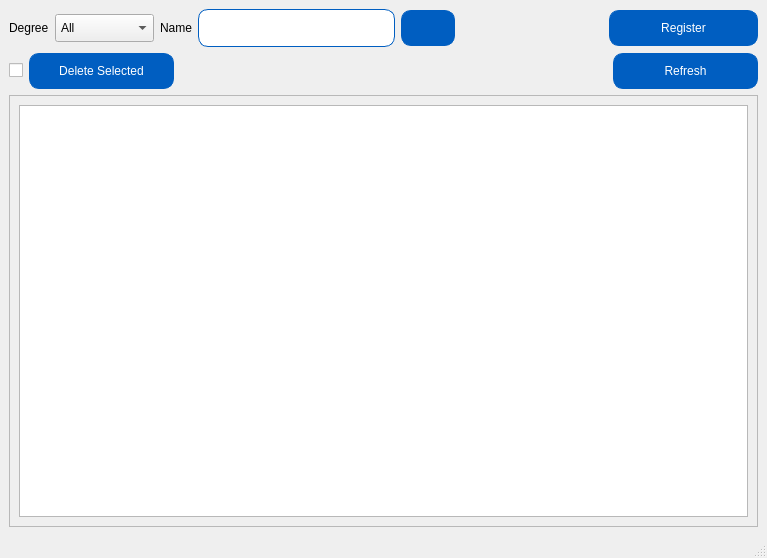
<?xml version="1.0" encoding="UTF-8"?>
<ui version="4.0">
 <class>StudentManager</class>
 <widget class="QMainWindow" name="StudentManager">
  <property name="geometry">
   <rect>
    <x>0</x>
    <y>0</y>
    <width>767</width>
    <height>558</height>
   </rect>
  </property>
  <property name="windowTitle">
   <string>MainWindow</string>
  </property>
  <property name="styleSheet">
   <string notr="true">#StudentManager {
	font: 12pt &quot;Noto Sans&quot;;
}

#search_button, #register_button, #delete_selected_button, #refresh_button, QLineEdit{
	border: 1px solid  rgb(0, 94, 193);
	border-radius: 10px;
	padding: 10px;
}
#degree_combo_box {
	padding: 5px;
}

#search_button, #register_button, #delete_selected_button, #refresh_button {
	background-color: rgb(0, 94, 193);
	color: rgb(255, 255, 255);
}

#search_button::hover, #register_button::hover, #refresh_button::hover {
	background-color: #0066cc;
}

#delete_selected_button::hover {
	background-color: red;
	border: 1px solid  red;
}
</string>
  </property>
  <widget class="QWidget" name="centralwidget">
   <layout class="QGridLayout" name="gridLayout_2">
    <item row="0" column="0">
     <layout class="QHBoxLayout" name="horizontalLayout_2" stretch="3,1,1">
      <item>
       <layout class="QHBoxLayout" name="horizontalLayout" stretch="0,1,0,2,0">
        <item>
         <widget class="QLabel" name="label">
          <property name="text">
           <string>Degree</string>
          </property>
         </widget>
        </item>
        <item>
         <widget class="QComboBox" name="degree_combo_box">
          <item>
           <property name="text">
            <string>All</string>
           </property>
          </item>
          <item>
           <property name="text">
            <string>Bachelor</string>
           </property>
          </item>
          <item>
           <property name="text">
            <string>Master</string>
           </property>
          </item>
         </widget>
        </item>
        <item>
         <widget class="QLabel" name="label_2">
          <property name="text">
           <string>Name</string>
          </property>
         </widget>
        </item>
        <item>
         <widget class="QLineEdit" name="name_input"/>
        </item>
        <item>
         <widget class="QPushButton" name="search_button">
          <property name="text">
           <string/>
          </property>
          <property name="icon">
           <iconset resource="student_manager.qrc">
            <normaloff>:/Icons/assets/icons/magnifying-glass-solid.svg</normaloff>:/Icons/assets/icons/magnifying-glass-solid.svg</iconset>
          </property>
         </widget>
        </item>
       </layout>
      </item>
      <item>
       <spacer name="horizontalSpacer">
        <property name="orientation">
         <enum>Qt::Orientation::Horizontal</enum>
        </property>
        <property name="sizeHint" stdset="0">
         <size>
          <width>40</width>
          <height>20</height>
         </size>
        </property>
       </spacer>
      </item>
      <item>
       <widget class="QPushButton" name="register_button">
        <property name="text">
         <string>Register</string>
        </property>
        <property name="icon">
         <iconset resource="student_manager.qrc">
          <normaloff>:/Icons/assets/icons/user-plus-solid.svg</normaloff>:/Icons/assets/icons/user-plus-solid.svg</iconset>
        </property>
       </widget>
      </item>
     </layout>
    </item>
    <item row="1" column="0">
     <layout class="QHBoxLayout" name="horizontalLayout_3" stretch="0,1,3,1">
      <item>
       <widget class="QCheckBox" name="selected_all_checkBox">
        <property name="text">
         <string/>
        </property>
        <property name="tristate">
         <bool>false</bool>
        </property>
       </widget>
      </item>
      <item>
       <widget class="QPushButton" name="delete_selected_button">
        <property name="text">
         <string>Delete Selected</string>
        </property>
        <property name="icon">
         <iconset resource="student_manager.qrc">
          <normaloff>:/Icons/assets/icons/trash-solid-white.svg</normaloff>:/Icons/assets/icons/trash-solid-white.svg</iconset>
        </property>
       </widget>
      </item>
      <item>
       <spacer name="horizontalSpacer_2">
        <property name="orientation">
         <enum>Qt::Orientation::Horizontal</enum>
        </property>
        <property name="sizeHint" stdset="0">
         <size>
          <width>40</width>
          <height>20</height>
         </size>
        </property>
       </spacer>
      </item>
      <item>
       <widget class="QPushButton" name="refresh_button">
        <property name="text">
         <string>Refresh</string>
        </property>
        <property name="icon">
         <iconset resource="student_manager.qrc">
          <normaloff>:/Icons/assets/icons/rotate-solid.svg</normaloff>:/Icons/assets/icons/rotate-solid.svg</iconset>
        </property>
       </widget>
      </item>
     </layout>
    </item>
    <item row="2" column="0">
     <widget class="QFrame" name="frame">
      <property name="frameShape">
       <enum>QFrame::Shape::StyledPanel</enum>
      </property>
      <property name="frameShadow">
       <enum>QFrame::Shadow::Raised</enum>
      </property>
      <layout class="QGridLayout" name="gridLayout">
       <item row="0" column="0">
        <widget class="QListWidget" name="student_card_info_list">
         <property name="acceptDrops">
          <bool>false</bool>
         </property>
         <property name="frameShape">
          <enum>QFrame::Shape::StyledPanel</enum>
         </property>
         <property name="frameShadow">
          <enum>QFrame::Shadow::Sunken</enum>
         </property>
         <property name="editTriggers">
          <set>QAbstractItemView::EditTrigger::NoEditTriggers</set>
         </property>
         <property name="showDropIndicator" stdset="0">
          <bool>true</bool>
         </property>
         <property name="dragEnabled">
          <bool>false</bool>
         </property>
         <property name="dragDropOverwriteMode">
          <bool>false</bool>
         </property>
         <property name="dragDropMode">
          <enum>QAbstractItemView::DragDropMode::NoDragDrop</enum>
         </property>
         <property name="defaultDropAction">
          <enum>Qt::DropAction::LinkAction</enum>
         </property>
         <property name="alternatingRowColors">
          <bool>false</bool>
         </property>
         <property name="selectionMode">
          <enum>QAbstractItemView::SelectionMode::ExtendedSelection</enum>
         </property>
         <property name="textElideMode">
          <enum>Qt::TextElideMode::ElideLeft</enum>
         </property>
         <property name="horizontalScrollMode">
          <enum>QAbstractItemView::ScrollMode::ScrollPerItem</enum>
         </property>
         <property name="movement">
          <enum>QListView::Movement::Snap</enum>
         </property>
         <property name="flow">
          <enum>QListView::Flow::LeftToRight</enum>
         </property>
         <property name="isWrapping" stdset="0">
          <bool>true</bool>
         </property>
         <property name="resizeMode">
          <enum>QListView::ResizeMode::Adjust</enum>
         </property>
         <property name="layoutMode">
          <enum>QListView::LayoutMode::Batched</enum>
         </property>
         <property name="viewMode">
          <enum>QListView::ViewMode::ListMode</enum>
         </property>
         <property name="wordWrap">
          <bool>true</bool>
         </property>
         <property name="selectionRectVisible">
          <bool>true</bool>
         </property>
         <property name="itemAlignment">
          <set>Qt::AlignmentFlag::AlignCenter</set>
         </property>
        </widget>
       </item>
      </layout>
     </widget>
    </item>
   </layout>
  </widget>
  <widget class="QStatusBar" name="statusbar"/>
 </widget>
 <resources>
  <include location="student_manager.qrc"/>
 </resources>
 <connections/>
</ui>
